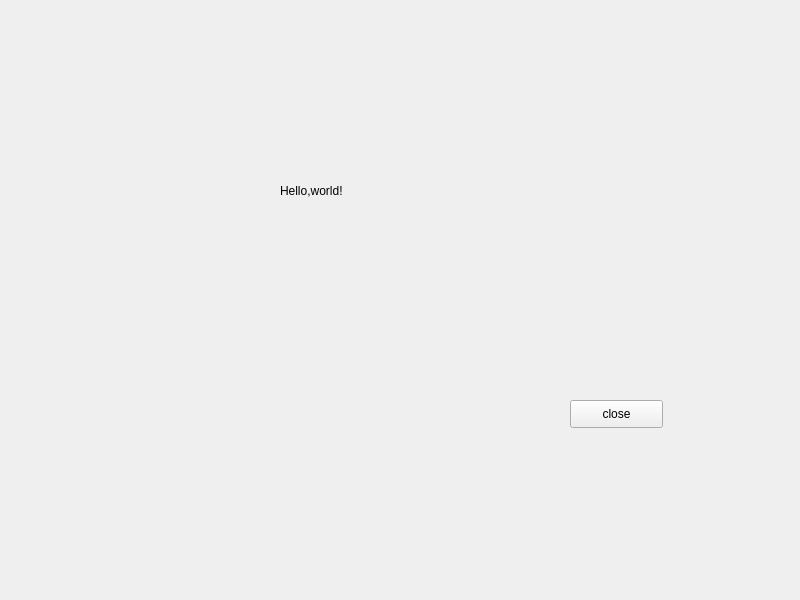
<?xml version="1.0" encoding="UTF-8"?>
<ui version="4.0">
 <class>Widget</class>
 <widget class="QWidget" name="Widget">
  <property name="geometry">
   <rect>
    <x>0</x>
    <y>0</y>
    <width>800</width>
    <height>600</height>
   </rect>
  </property>
  <property name="windowTitle">
   <string>Widget</string>
  </property>
  <widget class="QLabel" name="label">
   <property name="geometry">
    <rect>
     <x>280</x>
     <y>160</y>
     <width>151</width>
     <height>61</height>
    </rect>
   </property>
   <property name="text">
    <string>Hello,world!</string>
   </property>
  </widget>
  <widget class="QPushButton" name="pushButton">
   <property name="geometry">
    <rect>
     <x>570</x>
     <y>400</y>
     <width>93</width>
     <height>28</height>
    </rect>
   </property>
   <property name="text">
    <string>close</string>
   </property>
  </widget>
 </widget>
 <resources/>
 <connections>
  <connection>
   <sender>pushButton</sender>
   <signal>clicked()</signal>
   <receiver>Widget</receiver>
   <slot>close()</slot>
   <hints>
    <hint type="sourcelabel">
     <x>616</x>
     <y>413</y>
    </hint>
    <hint type="destinationlabel">
     <x>399</x>
     <y>299</y>
    </hint>
   </hints>
  </connection>
 </connections>
</ui>
